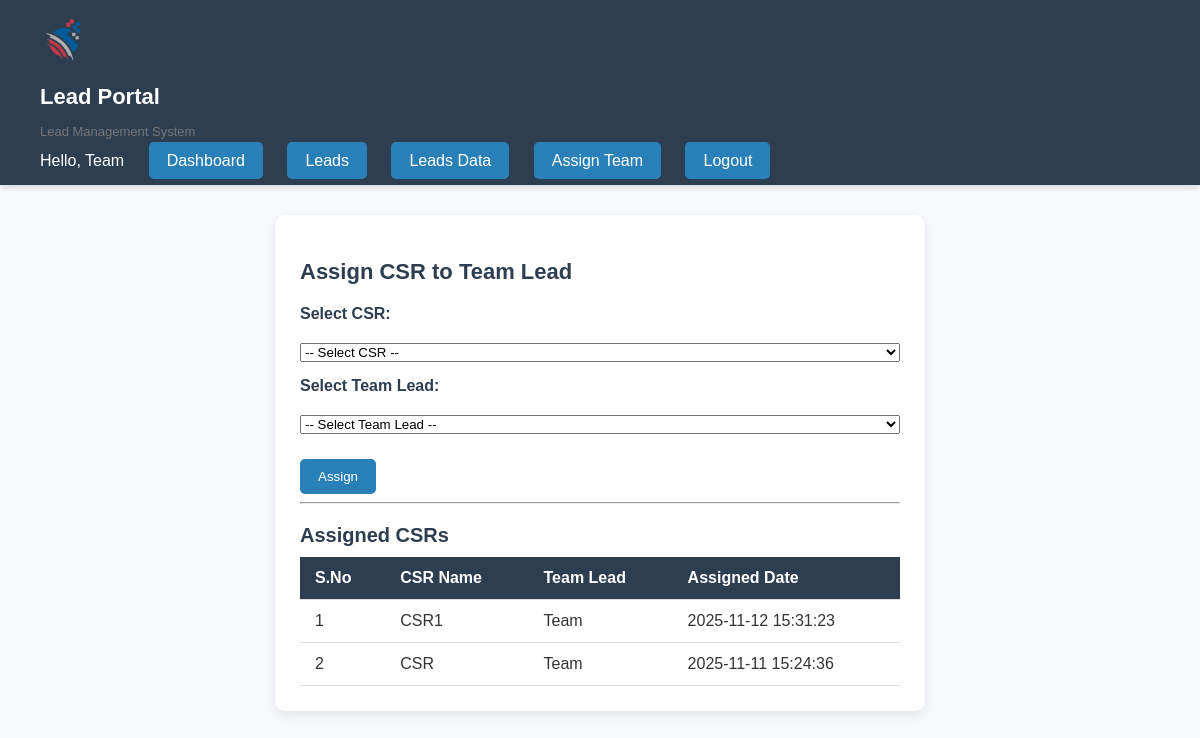
/public/assign_team.php (signed in), run on an earlier commit of the app's database.
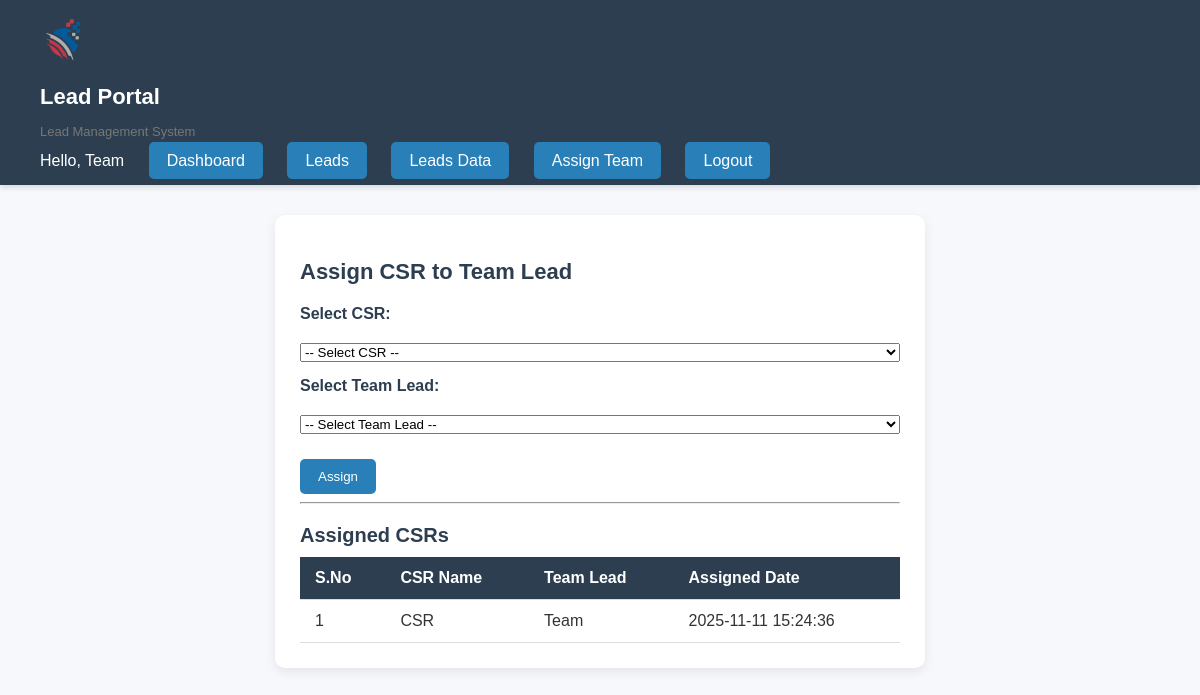
And on a later commit of the database.
### tables this page shows
CREATE TABLE `csr_team` (
  `id` int(11) NOT NULL,
  `csr_id` int(11) NOT NULL,
  `team_lead_id` int(11) NOT NULL,
  `assigned_at` datetime DEFAULT current_timestamp()
);

CREATE TABLE `tbl_users` (
  `id` int(11) NOT NULL,
  `username` varchar(100) NOT NULL,
  `password` varchar(255) NOT NULL,
  `employee_id` int(11) DEFAULT NULL,
  `access_level` tinyint(4) NOT NULL DEFAULT 4,
  `is_blocked` tinyint(1) DEFAULT 0,
  `created_at` timestamp NOT NULL DEFAULT current_timestamp()
);

### public/assign_team.php (the view, shortened to what this page needs)
<?php
require_once __DIR__ . '/../includes/header.php';
?>
<div class="card card1">
    <h2>Assign CSR to Team Lead</h2>
    <form method="post" class="form">
        <label>Select CSR:</label>
        <select name="csr_id" required>
            <option value="">-- Select CSR --</option>
        </select>
        <label>Select Team Lead:</label>
        <select name="team_lead_id" required>
            <option value="">-- Select Team Lead --</option>
        </select>
        <div class="form-actions">
            <button type="submit" class="btn">Assign</button>
        </div>
    </form>
    <hr>
    <h3>Assigned CSRs</h3>
    <table class="table">
        <thead>
            <tr>
                <th>S.No</th>
                <th>CSR Name</th>
                <th>Team Lead</th>
                <th>Assigned Date</th>
            </tr>
        </thead>
        <tbody>
            <?php
            $assigned_stmt = $mysqli->prepare("
                SELECT u.username AS csr_name, t.assigned_at, tl.username AS team_lead_name
                FROM csr_team t
                JOIN tbl_users u ON u.id = t.csr_id
                JOIN tbl_users tl ON tl.id = t.team_lead_id
                ORDER BY t.assigned_at DESC
            ");
            $assigned_stmt->execute();
            $assigned_result = $assigned_stmt->get_result();
            $sn = 1;
            if ($assigned_result->num_rows > 0) {
                while ($r = $assigned_result->fetch_assoc()) {
                    echo "<tr>
                        <td>{$sn}</td>
                        <td>" . htmlspecialchars($r['csr_name']) . "</td>
                        <td>" . htmlspecialchars($r['team_lead_name']) . "</td>
                        <td>{$r['assigned_at']}</td>
                    </tr>";
                    $sn++;
                }
            }
                else
                {
                    echo "<tr><td colspan='4'>No CSRs assigned yet.</td></tr>";
                }
            ?>
        </tbody>
    </table>
</div>

What changed in the data, as far as the page shows it:
removed csr_team: csr.username "CSR1", team_lead.username "Team", assigned_at "2025-11-12 15:31:23"
